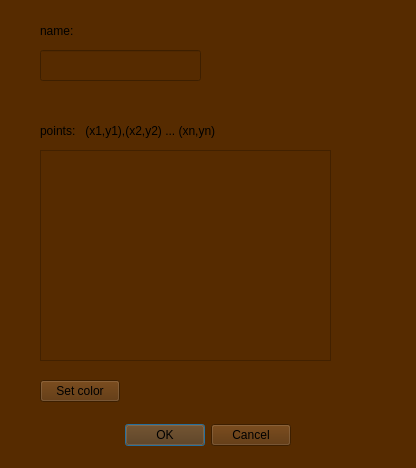
<?xml version="1.0" encoding="UTF-8"?>
<ui version="4.0">
 <class>Dialog</class>
 <widget class="QDialog" name="Dialog">
  <property name="geometry">
   <rect>
    <x>0</x>
    <y>0</y>
    <width>416</width>
    <height>468</height>
   </rect>
  </property>
  <property name="windowTitle">
   <string>Dialog</string>
  </property>
  <property name="styleSheet">
   <string notr="true">background-color: rgb(86, 43, 0);</string>
  </property>
  <widget class="QLabel" name="points_lbl">
   <property name="geometry">
    <rect>
     <x>40</x>
     <y>120</y>
     <width>281</width>
     <height>21</height>
    </rect>
   </property>
   <property name="text">
    <string>points:   (x1,y1),(x2,y2) ... (xn,yn)</string>
   </property>
  </widget>
  <widget class="QLabel" name="points_lbl_2">
   <property name="geometry">
    <rect>
     <x>40</x>
     <y>20</y>
     <width>281</width>
     <height>21</height>
    </rect>
   </property>
   <property name="text">
    <string>name:</string>
   </property>
  </widget>
  <widget class="QLineEdit" name="name_curve_bezier">
   <property name="geometry">
    <rect>
     <x>40</x>
     <y>50</y>
     <width>161</width>
     <height>31</height>
    </rect>
   </property>
  </widget>
  <widget class="QPlainTextEdit" name="input_bezier">
   <property name="geometry">
    <rect>
     <x>40</x>
     <y>150</y>
     <width>291</width>
     <height>211</height>
    </rect>
   </property>
  </widget>
  <widget class="QDialogButtonBox" name="create_bezier_button">
   <property name="geometry">
    <rect>
     <x>120</x>
     <y>410</y>
     <width>171</width>
     <height>51</height>
    </rect>
   </property>
   <property name="standardButtons">
    <set>QDialogButtonBox::Cancel|QDialogButtonBox::Ok</set>
   </property>
  </widget>
  <widget class="QPushButton" name="set_color_bezier">
   <property name="geometry">
    <rect>
     <x>40</x>
     <y>380</y>
     <width>80</width>
     <height>22</height>
    </rect>
   </property>
   <property name="text">
    <string>Set color</string>
   </property>
  </widget>
 </widget>
 <resources/>
 <connections/>
</ui>
